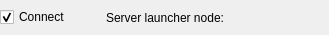
<?xml version="1.0" encoding="UTF-8"?>
<ui version="4.0">
 <class>qSlicerPlusConfigFileIOOptionsWidget</class>
 <widget class="qSlicerWidget" name="qSlicerPlusConfigFileIOOptionsWidget">
  <property name="geometry">
   <rect>
    <x>0</x>
    <y>0</y>
    <width>329</width>
    <height>35</height>
   </rect>
  </property>
  <property name="windowTitle">
   <string>Plus Configuration File Options</string>
  </property>
  <layout class="QHBoxLayout" name="horizontalLayout">
   <property name="leftMargin">
    <number>0</number>
   </property>
   <property name="topMargin">
    <number>0</number>
   </property>
   <property name="rightMargin">
    <number>0</number>
   </property>
   <property name="bottomMargin">
    <number>0</number>
   </property>
   <item>
    <widget class="QCheckBox" name="AutoConnectCheckBox">
     <property name="toolTip">
      <string>Automattically connect to Plus</string>
     </property>
     <property name="text">
      <string>Connect</string>
     </property>
     <property name="checked">
      <bool>true</bool>
     </property>
    </widget>
   </item>
   <item>
    <widget class="QLabel" name="LauncherNodeLabel">
     <property name="text">
      <string>Server launcher node:</string>
     </property>
     <property name="alignment">
      <set>Qt::AlignRight|Qt::AlignTrailing|Qt::AlignVCenter</set>
     </property>
    </widget>
   </item>
   <item>
    <widget class="qMRMLNodeComboBox" name="LauncherNodeComboBox">
     <property name="nodeTypes">
      <stringlist>
       <string>vtkMRMLPlusServerLauncherNode</string>
      </stringlist>
     </property>
     <property name="noneEnabled">
      <bool>false</bool>
     </property>
    </widget>
   </item>
  </layout>
 </widget>
 <customwidgets>
  <customwidget>
   <class>qMRMLNodeComboBox</class>
   <extends>QWidget</extends>
   <header>qMRMLNodeComboBox.h</header>
   <container>1</container>
  </customwidget>
  <customwidget>
   <class>qSlicerWidget</class>
   <extends>QWidget</extends>
   <header>qSlicerWidget.h</header>
   <container>1</container>
  </customwidget>
 </customwidgets>
 <resources/>
 <connections>
  <connection>
   <sender>qSlicerPlusConfigFileIOOptionsWidget</sender>
   <signal>mrmlSceneChanged(vtkMRMLScene*)</signal>
   <receiver>LauncherNodeComboBox</receiver>
   <slot>setMRMLScene(vtkMRMLScene*)</slot>
   <hints>
    <hint type="sourcelabel">
     <x>164</x>
     <y>16</y>
    </hint>
    <hint type="destinationlabel">
     <x>255</x>
     <y>15</y>
    </hint>
   </hints>
  </connection>
 </connections>
</ui>
